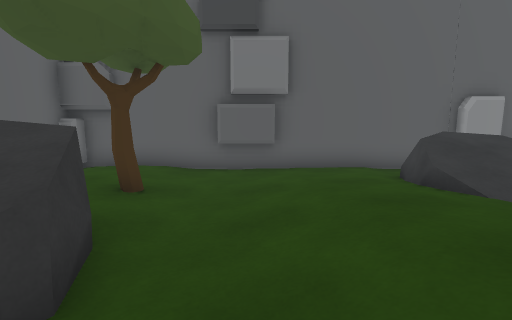
[1] (above)

21 first-person views from a walk through a scene from a Unity 3-D project. The camera is 1.3 m above the floor, tilts 8° down and sees 85° across. The floor is counted in squares, 1 m on a side. Each view is taken from the middle of a square. On the plan, view 1 faces up. The plan holds only what a view shows up to about 13 squares ahead; the rest is blank. The place goes on beyond the plan. The player is left out. Some animated figures are not drawn.

[2]
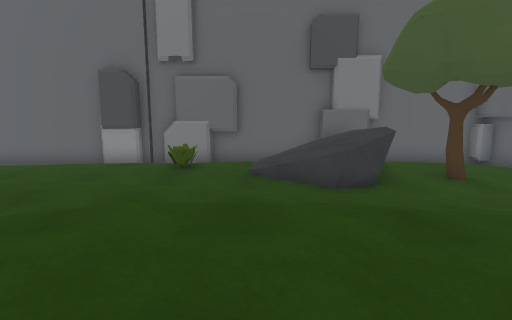

[3]
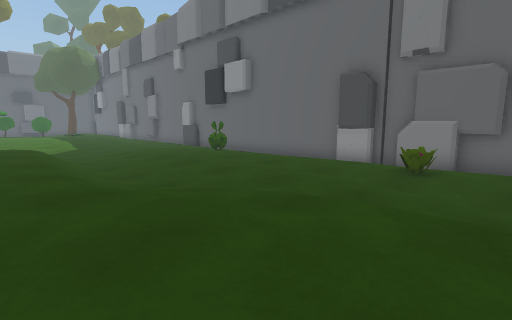

[4]
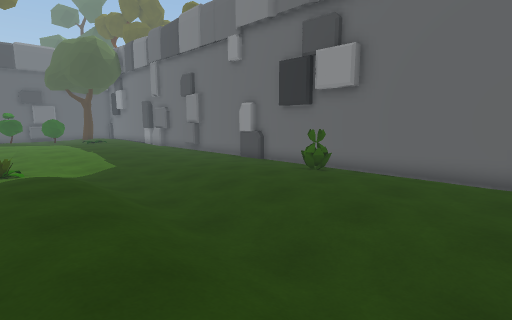

[5]
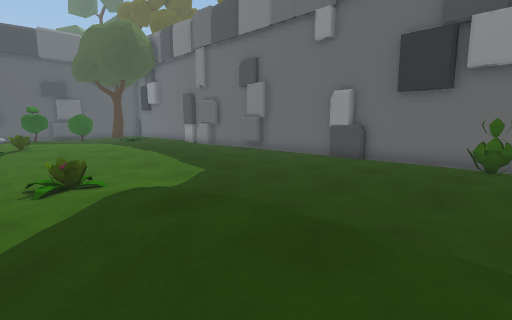

[6]
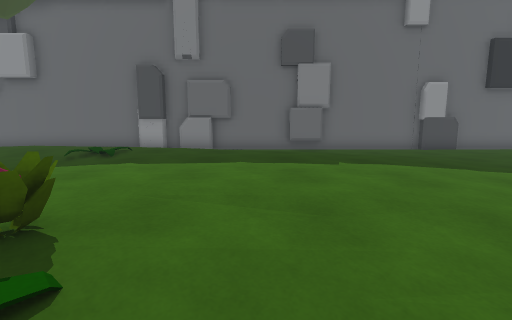

[7]
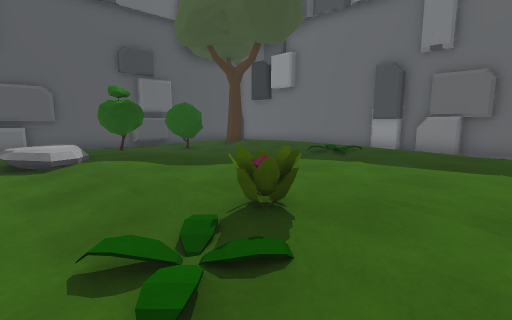

[8]
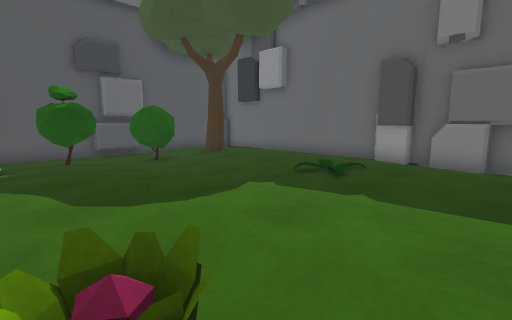

[9]
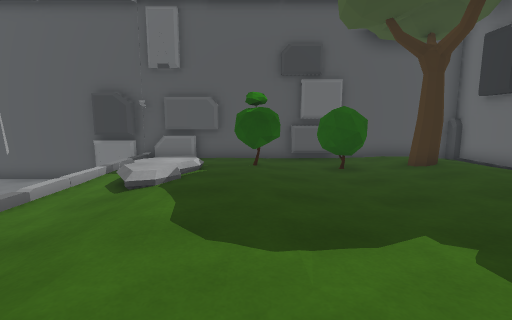

[10]
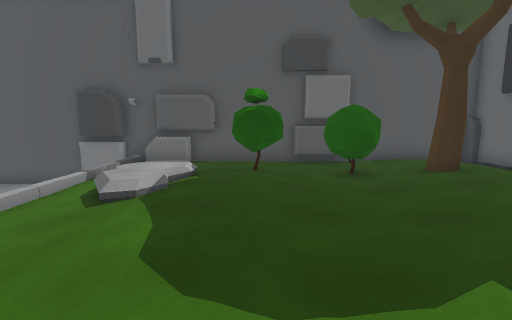

[11]
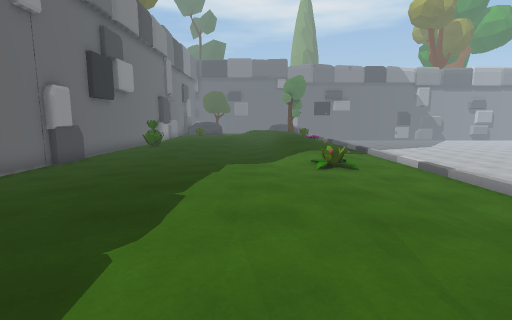

[12]
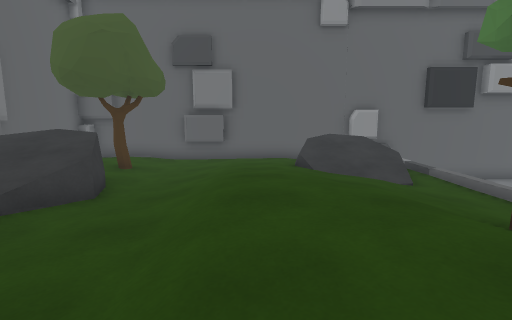

[13]
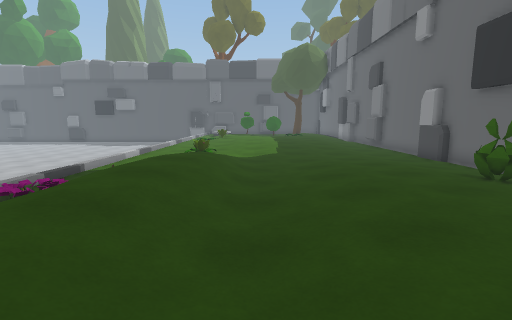

[14]
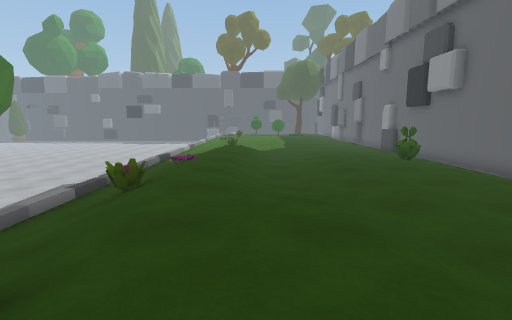

[15]
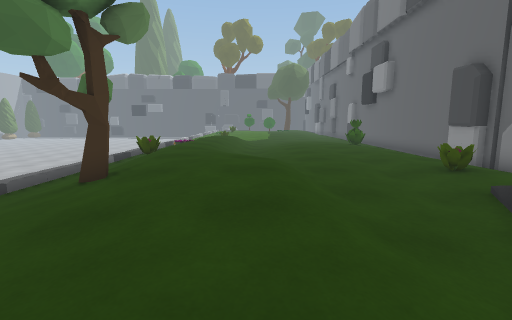

[16]
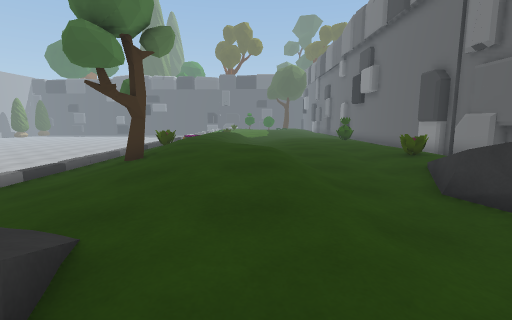

[17]
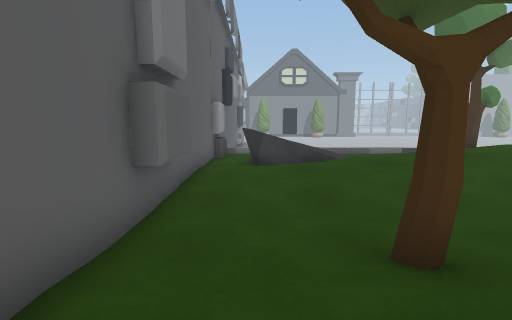

[18]
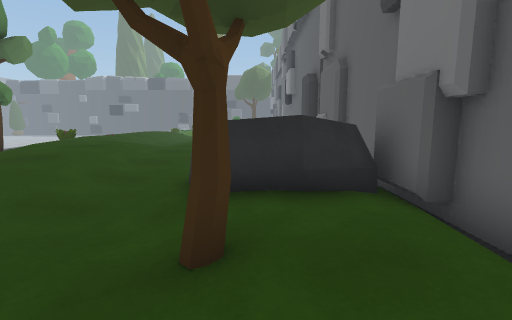

[19]
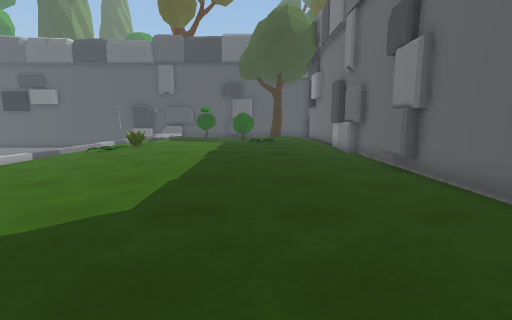

[20]
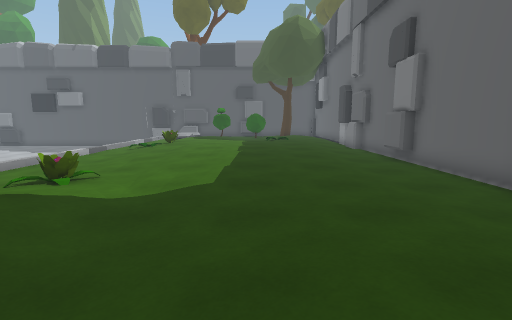

[21]
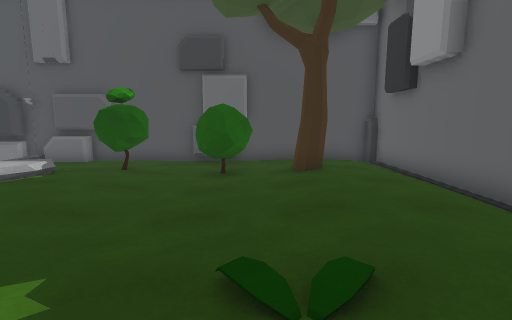

### Floor plan
Key: @ floor where view 1 was taken; # wall or solid block; . main floor; : floor 0.25 m higher than the main floor; - floor 0.25 m lower than the main floor; + floor 0.5 m higher than the main floor; / step, stairs or slope; ^ raised ledge; v drop or lower ground; R rock; T tree; P plant; B bush.
Columns run from 6 left of view 1 to 10 right of it. Each row starts with its distance up from view 1.
  9 ################^
  8 #...-##--.---##
  7 #...---...R R-v
  6 #..T---...R   v
  5 #...---.../  /v
  4 ##RR.--/::./ -v
  3 ##  v-./::..--v
  2 ##  /-./:://.-v
  1 #   /../++://-v
  0 # //..@/+++:/-v
 -1 ##...../+++TT-v
 -2 ##.P.../+++TT-v
 -3 ##...../:++//-v
 -4 #.....:.//++/-v
 -5 # ...::.//++P-v
 -6 # .:.::.//++/-v
 -7 #.....:../++/-v
 -8 #....:./-/++/-v
 -9 #-.:::..-/++P-
-10 #-...:..-/++:-v
-11 #-......-/++/-v
-12 #-P....--/+/  v
-13 #-.....--/+//-v
-14 #--....--/+//-v
-15 #--...---/://-v
-16 ##--.----///.-v
-17 ##-------/..--v
-18 #------.--.P--v
-19 #---....---P--v
-20 #---......----v
-21 #---......----v
-22 ##-........---v
-23 ##-........---v
-24 #--.........--v
-25 #-..........--v
-26 ##......:....-v
-27 ##......::.PP-v
-28  #..:...::...-
-29 ##..:P...::..-
-30 ##........:..-
-31 #............-
-32 #............-v
-33 #.....--...//-v
-34 #.....--.../:-v
-35 #....---.../:-v
-36 #..TTBBBBBB//-v
-37 #-.T.BBB BB.- v
-38 #-...- ------ v
-39 #################

Positions as (right, up) in squares from view 1, and headings:
1: (0, 0), facing up
2: (5, 0), facing left
3: (5, 0), facing down-left
4: (5, -6), facing down-left
5: (6, -11), facing down-left
6: (7, -25), facing left
7: (7, -25), facing down-left
8: (5, -26), facing down-left
9: (3, -27), facing down
10: (3, -28), facing down
11: (2, -28), facing up
12: (2, -4), facing up
13: (2, -5), facing down
14: (3, 1), facing down
15: (2, 5), facing down
16: (2, 7), facing down
17: (-5, 7), facing right
18: (-3, 8), facing down
19: (-1, -14), facing down
20: (0, -12), facing down
21: (-1, -28), facing down
